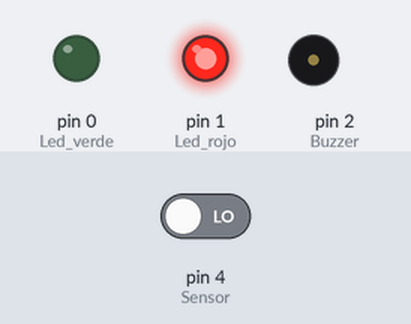
This sketch was run on a simulated Arduino Uno, built with avr-gcc and run on an emulated ATmega328P. Parts: output pins drawn as LEDs (lit = HIGH), buzzer (waves = sounding, pin HIGH). The inputs (shaded band) are chosen by the test bench; at power-on: pin 4 (Sensor) LOW.

Above: at 0.1 s.
At 60.1 s:
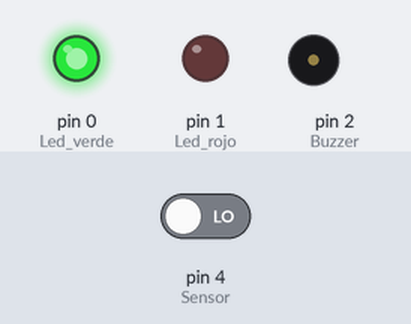
Timing chart, 0 to 61.6 s (numbered marks = the images above):
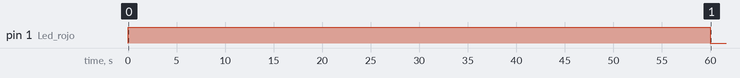

The sketch:

Alarma_ATtiny.ino
```cpp
bool a = false;
int b = 0;
void pin_config();
void Encender_LED_OK();
void Apagar_LED_OK();
void Encender_LED_ERROR();
void Apagar_LED_ERROR();

void setup()
{
  pin_config(); // Configura pines
  delay(60000);
  Encender_LED_OK(); // Enciende led que indica que el sensor está listo para funcionar
  Apagar_LED_ERROR();

}

void loop()
{
  if(digitalRead(4)==HIGH)
  {
    Apagar_LED_OK();
    Encender_LED_ERROR();
    digitalWrite(2,HIGH);
    delay(3000);
    digitalWrite(2,LOW);
    Encender_LED_OK();
    Apagar_LED_ERROR();
  }
}

void pin_config()
{
  /* Definiendo los pines como entrada/salida */
  pinMode(4,INPUT); // Sensor
  pinMode(2,OUTPUT); // Buzzer
  pinMode(1,OUTPUT); // Led rojo
  pinMode(0,OUTPUT); // Led verde
  /* Definiendo valores iniciales de los pines */
  digitalWrite(2,LOW); //Buzzer apagado
  digitalWrite(1,HIGH); // Led rojo encendido
  digitalWrite(0,LOW); // Led verde apagado
}

void Encender_LED_OK()
{
  digitalWrite(0,HIGH);
}

void Apagar_LED_OK()
{
  digitalWrite(0,LOW);
}


void Encender_LED_ERROR()
{
  digitalWrite(1,HIGH);;
}
void Apagar_LED_ERROR()
{
  digitalWrite(1,LOW);
}
```
